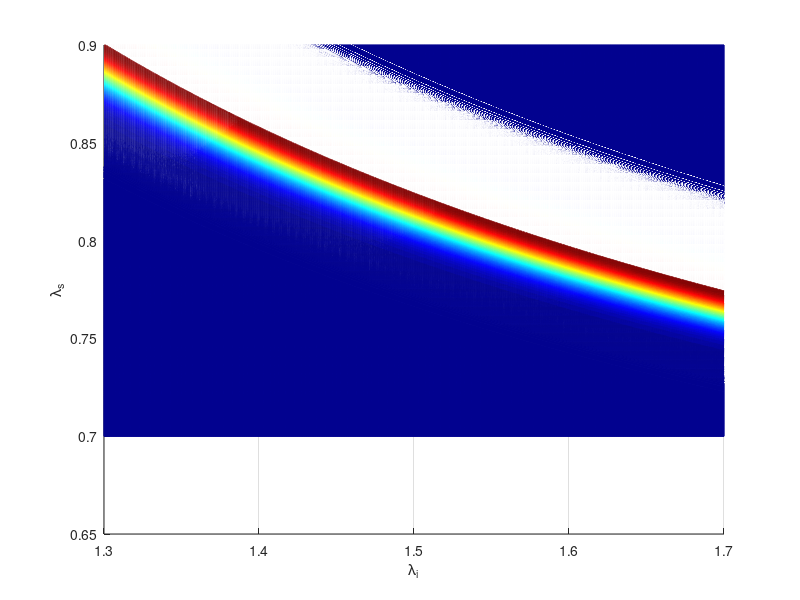

Write MATLAB code to recreate this figure. (Note: a time limit stopped this script after it produced the figure.)
clc
clear all
close all
% lyamp=0.9; %микрон
% lyamp=[.6:.001:2];
lyams=[.70:.0001:.90]; %микрон
lyami=[1.3:.0001:1.7];
% lyamp=2./(1./lyami+1./lyams);

[lyami, lyams]=ndgrid(lyami,lyams);
% lyamp=2./(1./lyami+1./lyams);
lyamp=1./(1./lyami+1./lyams);

sigma=1;
delta=7.47; %переод модуляции кристалла
L=100; %длина кристалла
T=85; % температура кристалла
% T=[60:1:110];
% [T, T]=ndgrid(T,T);
%%%%%%%%%%%%%%%%%%%%%%%%%%%%%%%%%%
%calc  no
a1=5.653;
a2=0.1185;
a3=0.2091;
a4=89.61;
a5=10.85;
a6=1.97*10^-2;
b1=7.941*10^-7;
b2=3.134*10^-8;
b3=-4.641*10^-9;
b4=-2.188*10^-6;

f=(T-24.5).*(T+570.82);

no_p=sqrt(a1+b1*f+(a2+b2*f)./(lyamp.^2-(a3+b3*f)^2)+(a4+b4*f)./(lyamp.^2-a5^2)-a6*lyamp.^2);
no_s=sqrt(a1+b1*f+(a2+b2*f)./(lyams.^2-(a3+b3*f).^2)+(a4+b4*f)./(lyams.^2-a5^2)-a6*lyams.^2);
no_i=sqrt(a1+b1*f+(a2+b2*f)./(lyami.^2-(a3+b3*f)^2)+(a4+b4*f)./(lyami.^2-a5^2)-a6*lyami.^2);

% plot(lyams,T)
%%%%%%%%%%%%%%%%%%%%%%%%%%%%%%%%%%

%calc ne
a1=5.756;
a2=0.0983;
a3=0.2020;
a4=189.3;
a5=12.52;
a6=1.32*10^-2;
b1=2.779*10^-6;
b2=5.763*10^-8;
b3=3.729*10^-8;
b4=1.415*10^-4;

ne_p=sqrt(a1+b1*f+(a2+b2*f)./(lyamp.^2-(a3+b3*f)^2)+(a4+b4*f)./(lyamp.^2-a5^2)-a6.*lyamp.^2);
ne_s=sqrt(a1+b1*f+(a2+b2*f)./(lyams.^2-(a3+b3*f)^2)+(a4+b4*f)./(lyams.^2-a5^2)-a6.*lyams.^2);
ne_i=sqrt(a1+b1*f+(a2+b2*f)./(lyami.^2-(a3+b3*f)^2)+(a4+b4*f)./(lyami.^2-a5^2)-a6.*lyami.^2);


%%%%%%%%%%%%%%%%%%%%%%%%%%%%%%%%%%
% ni=abs(ni);
% ns=abs(ns);
% figure
% plot(lyamp,ne_p)

% c=2.998e8 % миркометрах в секунду

% no_p=np;
phi=0;
n_eff_p=((cos(phi)^2./no_p.^2)+sin(phi)^2./ne_p.^2).^(-1/2);
n_eff_s=((cos(phi)^2./no_s.^2)+sin(phi)^2./ne_s.^2).^(-1/2);
n_eff_i=((cos(phi)^2./no_s.^2)+sin(phi)^2./ne_s.^2).^(-1/2);
% plot(lyamp,n_eff_p)


% %Calc dk
% kp=2*pi*real(np)./lyamp;
% ks=2*pi*real(ns)./lyams;
% ki=2*pi*real(ni)./lyami;
% ki=kp-ks;

kqpm=2*pi/delta;
% dk=2*kp-ks-ki;
% dk=2*pi*ni./lyami;
dk=1*2*pi*n_eff_p./lyamp-2*pi*no_s./lyams-2*pi*no_i./lyami-kqpm;

% plot(lyams,
% Z=sin(dk*L/2+eps)./(dk*L/2+eps);
% F=exp(-1i*dk.*L/2+eps).*sinc(dk.*L/2+eps);
F = (sinc(dk.*L/2+eps).*exp(1i*dk.*L/2+eps));
F=abs(F);
% F=sin(dk.*L/2)./(dk.*L/2);
% F=F.^2;
% wp=2*pi*c./lyamp;
% ws=2*pi*c./lyams;
% wi=2*pi*c./lyami;
% wp0=2*pi*c./lambdaP;
% 
sigma=.005; %um
lambdaP=.532; %um

% wp0=2*pi*c./lambdaP;
pump=exp((-(lyamp-lambdaP).^2)./(2*sigma.^2));

%function pump
figure
mesh(lyami,lyams,pump);
colormap('jet');
view(0,90);0
xlabel('\lambda_i'); ylabel('\lambda_s');

% pump_width = 0.05; %[um]
% p_pulsed =(2*sqrt(log(2))/sqrt(pi)/pump_width)^2*exp((-(2./((1./lyami+1./lyams))).^2)*4*log(2)/(pump_width^2));
% p=p_pulsed.*p_pulsed;
% F=F.*pump;
F=F.*conj(F);


%function phasemaching
figure
mesh(lyami,lyams,F);
set(gca,'view',[0 90]);%shading INTERP;
xlabel('\lambda_i'); ylabel('\lambda_s');title('spectral density')
